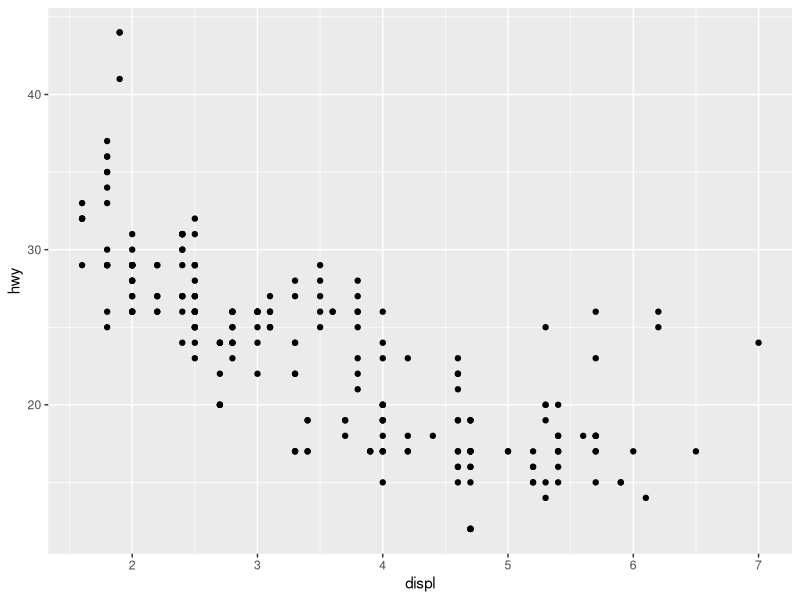
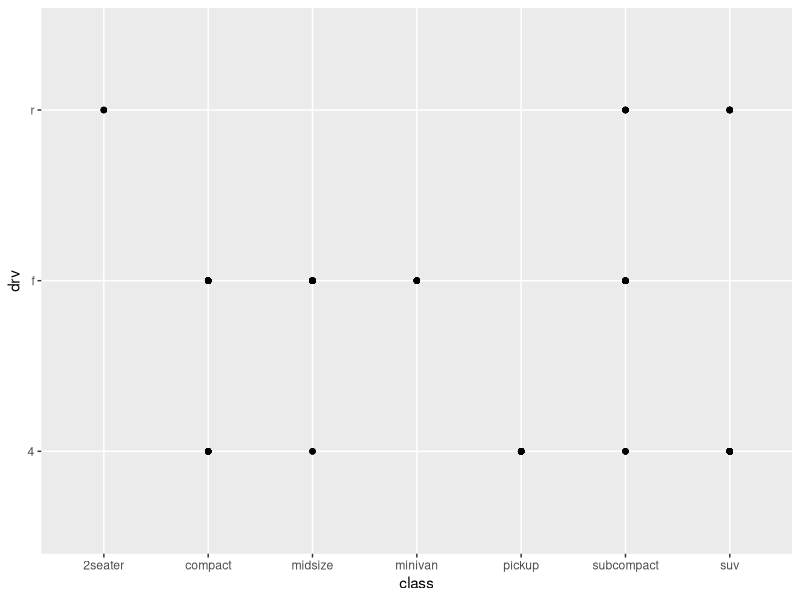
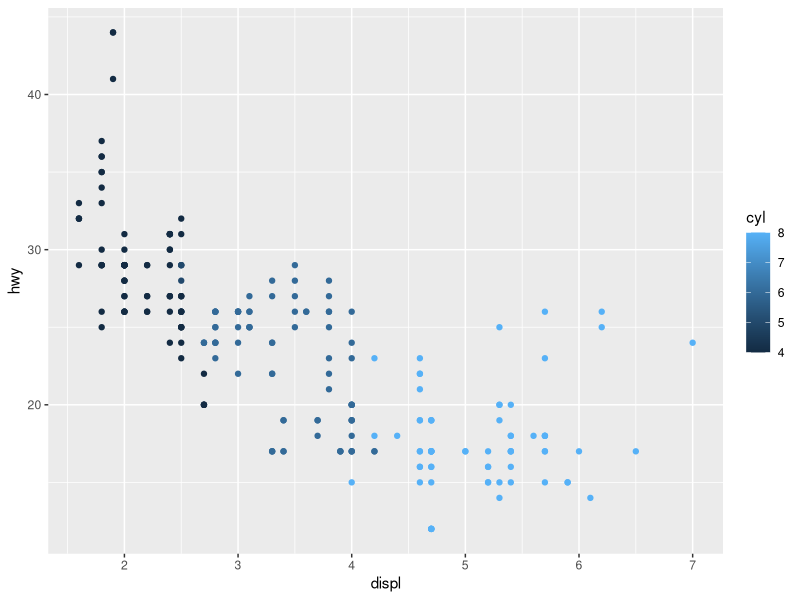
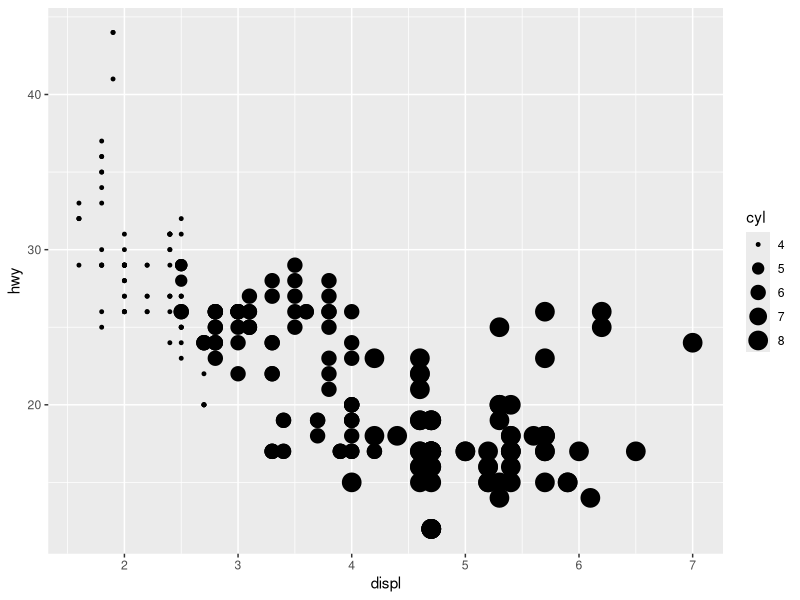
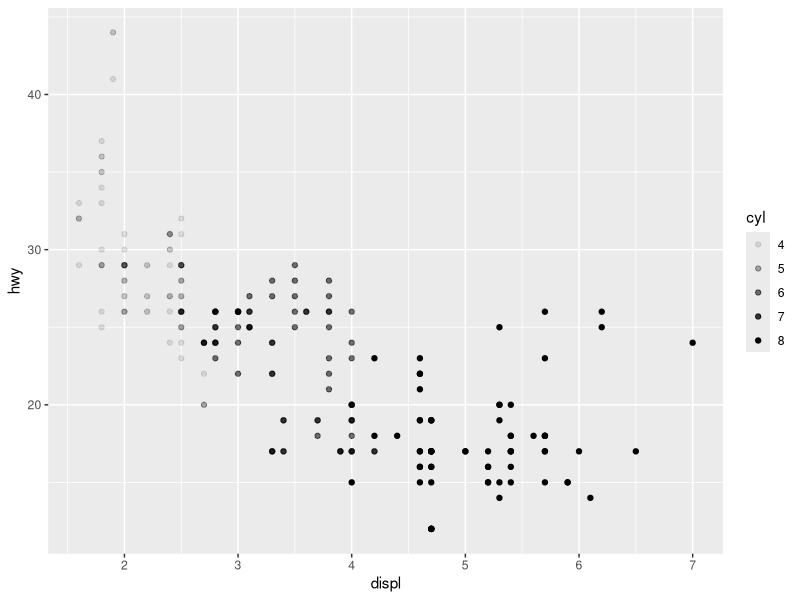
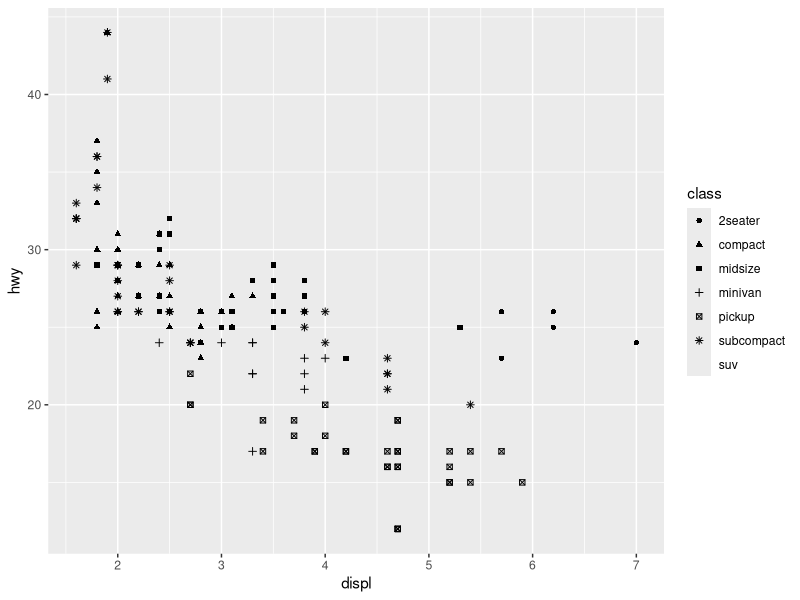
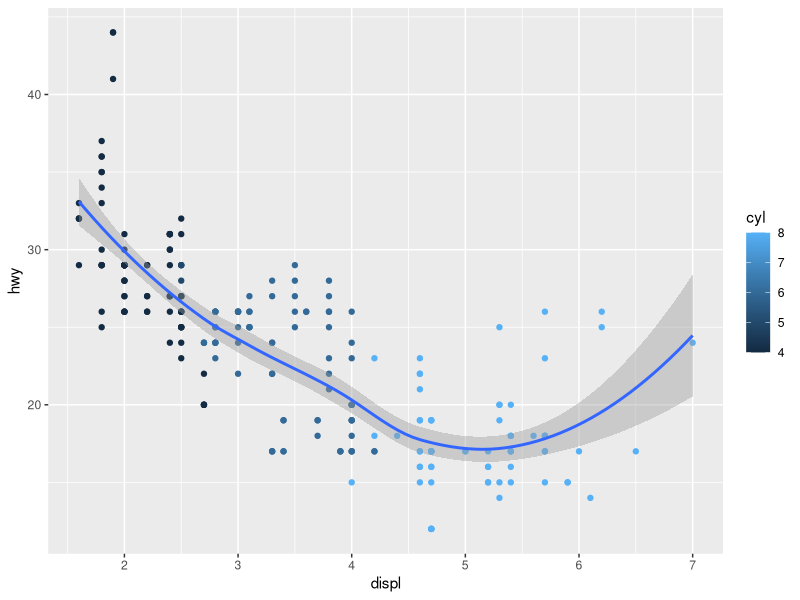

The R source for these figures, in order:
## ---- chunk 1
library(ggplot2)
library(tidyverse)
## ---- chunk 2
ggplot(data=mpg) + geom_point(aes(x=displ, y=hwy))
## ---- chunk 3
ggplot(data=mpg) + geom_point(aes(x=class, y=drv))
## ---- chunk 4
ggplot(data=mpg) + geom_point(aes(x=displ, y=hwy, color = cyl))
## ---- chunk 5
ggplot(data=mpg) + geom_point(aes(x=displ, y=hwy, size = cyl))
ggplot(data=mpg) + geom_point(aes(x=displ, y=hwy, alpha = cyl))
## ---- chunk 6
ggplot(data=mpg) + geom_point(aes(x=displ, y=hwy, shape = class))
## ---- chunk 7
ggplot(data=mpg) + 
  geom_point(aes(x=displ, y=hwy, color = cyl)) +
  geom_smooth(aes(x=displ, y=hwy))
  
